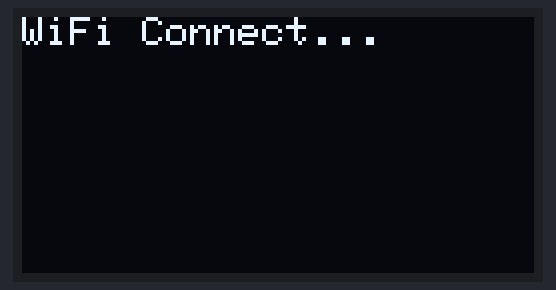
This sketch was run on a simulated ESP8266 (NodeMCU). On the bench: 128×64 one-colour display. WiFi joins after 1.5 s; servers stay silent unless stated; network time is answered at once with the bench clock; the local clock reads 2024-03-15 10:24:30 at power-on unless the sketch sets it.

Above: at 0.1 s.
At 1.7 s:
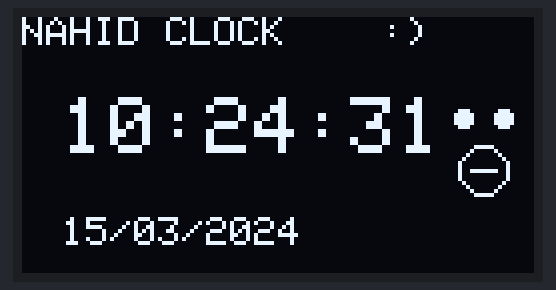
At 10.9 s:
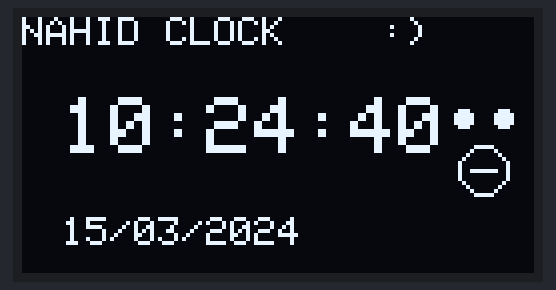
At 20.1 s:
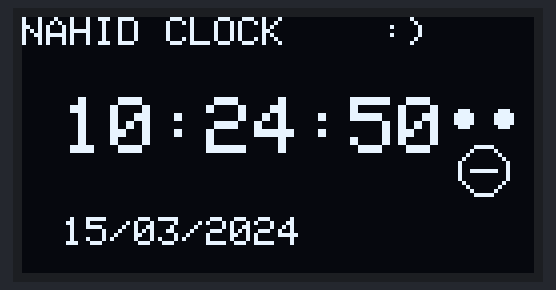
At 29.4 s:
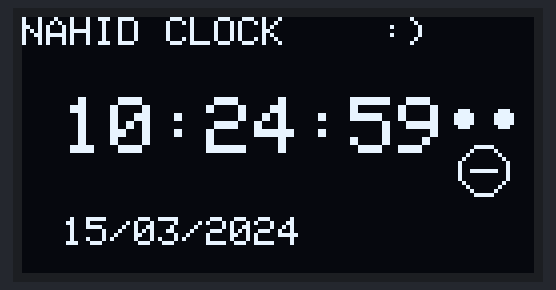
At 38.6 s:
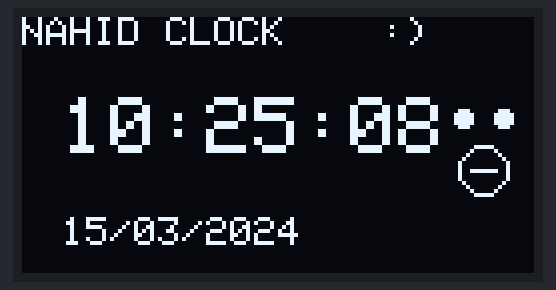

Measured:
- what the display in image 1 shows lasts 1.0 s, from 1.6 s to 2.6 s

The sketch:

int_clock.ino
```cpp
#include <ESP8266WiFi.h>
#include <WiFiUdp.h>
#include <NTPClient.h>
#include <Wire.h>
#include <Adafruit_GFX.h>
#include <Adafruit_SSD1306.h>

const char* ssid = "No Somking";
const char* password = "iloveyou";

#define SCREEN_WIDTH 128
#define SCREEN_HEIGHT 64
#define OLED_RESET -1
Adafruit_SSD1306 display(SCREEN_WIDTH, SCREEN_HEIGHT, &Wire, OLED_RESET);

WiFiUDP ntpUDP;
NTPClient timeClient(ntpUDP, "pool.ntp.org", 6 * 3600, 60000);

void drawFace() {
  display.setTextSize(1);
  display.setCursor(90, 0);
  display.print(":)");
  display.fillCircle(110, 25, 2, SSD1306_WHITE);
  display.fillCircle(120, 25, 2, SSD1306_WHITE);
  display.drawLine(112, 38, 118, 38, SSD1306_WHITE);
  display.drawCircle(115, 38, 6, SSD1306_WHITE);
}

void setup() {
  Wire.begin(4, 5);
  display.begin(SSD1306_SWITCHCAPVCC, 0x3C);
  display.clearDisplay();
  display.setTextColor(SSD1306_WHITE);
  display.setTextSize(1);
  display.setCursor(0, 0);
  display.println("WiFi Connect...");
  display.display();
  WiFi.begin(ssid, password);
  while (WiFi.status() != WL_CONNECTED) {
    delay(500);
  }
  timeClient.begin();
}

void loop() {
  timeClient.update();
  time_t rawTime = timeClient.getEpochTime();
  struct tm* ti = localtime(&rawTime);

  display.clearDisplay();
  display.setTextSize(1);
  display.setCursor(0, 0);
  display.print("NAHID CLOCK");
  display.setTextSize(2);
  display.setCursor(10, 20);
  display.printf("%02d:%02d:%02d", ti->tm_hour, ti->tm_min, ti->tm_sec);
  display.setTextSize(1);
  display.setCursor(10, 50);
  display.printf("%02d/%02d/%04d", ti->tm_mday, ti->tm_mon + 1, ti->tm_year + 1900);
  drawFace();
  display.display();
  delay(1000);
}
```
